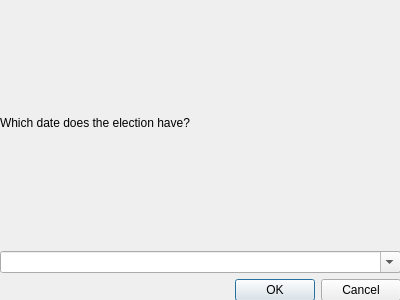
<?xml version="1.0" encoding="UTF-8"?>
<ui version="4.0">
 <class>Form</class>
 <widget class="QWidget" name="Form">
  <property name="geometry">
   <rect>
    <x>0</x>
    <y>0</y>
    <width>400</width>
    <height>300</height>
   </rect>
  </property>
  <property name="windowTitle">
   <string>Form</string>
  </property>
  <widget class="QWidget" name="gridLayoutWidget">
   <property name="geometry">
    <rect>
     <x>0</x>
     <y>0</y>
     <width>401</width>
     <height>301</height>
    </rect>
   </property>
   <layout class="QGridLayout" name="gridLayout">
    <item row="1" column="0">
     <widget class="QComboBox" name="elections">
      <property name="editable">
       <bool>true</bool>
      </property>
     </widget>
    </item>
    <item row="0" column="0">
     <widget class="QLabel" name="label">
      <property name="text">
       <string>Which date does the election have?</string>
      </property>
     </widget>
    </item>
    <item row="2" column="0">
     <widget class="QDialogButtonBox" name="okOrCancel">
      <property name="standardButtons">
       <set>QDialogButtonBox::Cancel|QDialogButtonBox::Ok</set>
      </property>
     </widget>
    </item>
   </layout>
  </widget>
 </widget>
 <resources/>
 <connections/>
</ui>
